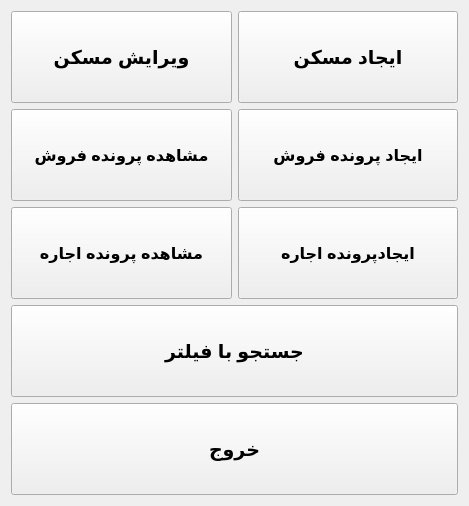
<?xml version="1.0" encoding="UTF-8"?>
<ui version="4.0">
 <class>AdminForm</class>
 <widget class="QWidget" name="AdminForm">
  <property name="geometry">
   <rect>
    <x>0</x>
    <y>0</y>
    <width>469</width>
    <height>506</height>
   </rect>
  </property>
  <property name="windowTitle">
   <string>Form</string>
  </property>
  <layout class="QVBoxLayout" name="verticalLayout_2">
   <item>
    <layout class="QVBoxLayout" name="verticalLayout">
     <item>
      <layout class="QHBoxLayout" name="horizontalLayout">
       <item>
        <widget class="QPushButton" name="pushButton_8">
         <property name="sizePolicy">
          <sizepolicy hsizetype="Minimum" vsizetype="Preferred">
           <horstretch>0</horstretch>
           <verstretch>0</verstretch>
          </sizepolicy>
         </property>
         <property name="font">
          <font>
           <pointsize>14</pointsize>
           <weight>75</weight>
           <bold>true</bold>
          </font>
         </property>
         <property name="text">
          <string>ویرایش مسکن</string>
         </property>
        </widget>
       </item>
       <item>
        <widget class="QPushButton" name="pushButton_2">
         <property name="sizePolicy">
          <sizepolicy hsizetype="Preferred" vsizetype="Preferred">
           <horstretch>0</horstretch>
           <verstretch>0</verstretch>
          </sizepolicy>
         </property>
         <property name="font">
          <font>
           <pointsize>14</pointsize>
           <weight>75</weight>
           <bold>true</bold>
          </font>
         </property>
         <property name="text">
          <string>ایجاد مسکن</string>
         </property>
        </widget>
       </item>
      </layout>
     </item>
     <item>
      <layout class="QHBoxLayout" name="horizontalLayout_2">
       <item>
        <widget class="QPushButton" name="pushButton_3">
         <property name="sizePolicy">
          <sizepolicy hsizetype="Preferred" vsizetype="Preferred">
           <horstretch>0</horstretch>
           <verstretch>0</verstretch>
          </sizepolicy>
         </property>
         <property name="font">
          <font>
           <pointsize>12</pointsize>
           <weight>75</weight>
           <bold>true</bold>
          </font>
         </property>
         <property name="text">
          <string>مشاهده پرونده فروش</string>
         </property>
        </widget>
       </item>
       <item>
        <widget class="QPushButton" name="pushButton_4">
         <property name="sizePolicy">
          <sizepolicy hsizetype="Preferred" vsizetype="Preferred">
           <horstretch>0</horstretch>
           <verstretch>0</verstretch>
          </sizepolicy>
         </property>
         <property name="font">
          <font>
           <pointsize>12</pointsize>
           <weight>75</weight>
           <bold>true</bold>
          </font>
         </property>
         <property name="text">
          <string>ایجاد پرونده فروش</string>
         </property>
        </widget>
       </item>
      </layout>
     </item>
     <item>
      <layout class="QHBoxLayout" name="horizontalLayout_3">
       <item>
        <widget class="QPushButton" name="pushButton_5">
         <property name="sizePolicy">
          <sizepolicy hsizetype="Preferred" vsizetype="Preferred">
           <horstretch>0</horstretch>
           <verstretch>0</verstretch>
          </sizepolicy>
         </property>
         <property name="font">
          <font>
           <pointsize>12</pointsize>
           <weight>75</weight>
           <bold>true</bold>
          </font>
         </property>
         <property name="text">
          <string>مشاهده پرونده اجاره</string>
         </property>
        </widget>
       </item>
       <item>
        <widget class="QPushButton" name="pushButton_6">
         <property name="sizePolicy">
          <sizepolicy hsizetype="Preferred" vsizetype="Preferred">
           <horstretch>0</horstretch>
           <verstretch>0</verstretch>
          </sizepolicy>
         </property>
         <property name="font">
          <font>
           <pointsize>12</pointsize>
           <weight>75</weight>
           <bold>true</bold>
          </font>
         </property>
         <property name="text">
          <string>ایجادپرونده اجاره</string>
         </property>
        </widget>
       </item>
      </layout>
     </item>
     <item>
      <widget class="QPushButton" name="pushButton">
       <property name="sizePolicy">
        <sizepolicy hsizetype="Preferred" vsizetype="Preferred">
         <horstretch>0</horstretch>
         <verstretch>0</verstretch>
        </sizepolicy>
       </property>
       <property name="font">
        <font>
         <pointsize>14</pointsize>
         <weight>75</weight>
         <bold>true</bold>
        </font>
       </property>
       <property name="text">
        <string>جستجو با فیلتر</string>
       </property>
      </widget>
     </item>
     <item>
      <widget class="QPushButton" name="pushButton_7">
       <property name="sizePolicy">
        <sizepolicy hsizetype="Preferred" vsizetype="Preferred">
         <horstretch>0</horstretch>
         <verstretch>0</verstretch>
        </sizepolicy>
       </property>
       <property name="font">
        <font>
         <pointsize>14</pointsize>
         <weight>75</weight>
         <bold>true</bold>
        </font>
       </property>
       <property name="text">
        <string>خروج</string>
       </property>
      </widget>
     </item>
    </layout>
   </item>
  </layout>
 </widget>
 <resources/>
 <connections/>
</ui>
